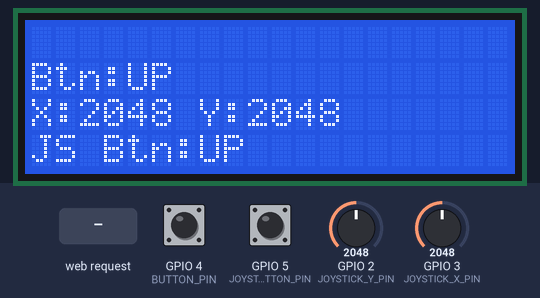
The program below on a simulated Seeed XIAO ESP32-C3. Shown: 20×4 character LCD. The inputs (shaded band) are chosen by the test bench; at power-on: GPIO 4 (BUTTON_PIN) HIGH, GPIO 5 (JOYSTICK_BUTTON_PIN) HIGH, GPIO 2 (JOYSTICK_Y_PIN) = 2048, GPIO 3 (JOYSTICK_X_PIN) = 2048. WiFi joins after 1.5 s; servers stay silent unless stated; what the program prints to the serial monitor is not drawn.

Above: at 3.8 s.
3.9 s: HTTP request GET /submit?VALUE=1 received
At 5.1 s:
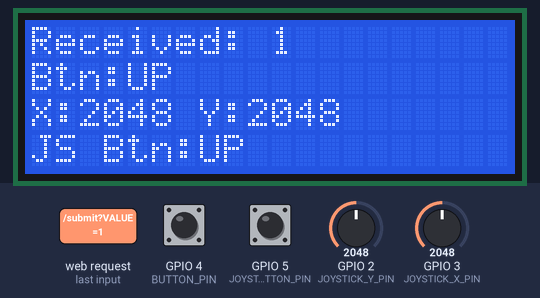
5.4 s: GPIO 4 (BUTTON_PIN) pulled LOW for 0.15 s
At 5.5 s:
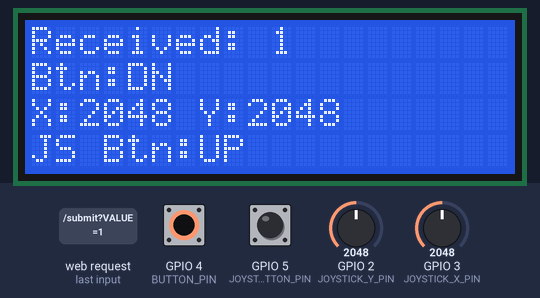
7.0 s: GPIO 5 (JOYSTICK_BUTTON_PIN) pulled LOW for 0.15 s
At 7.12 s:
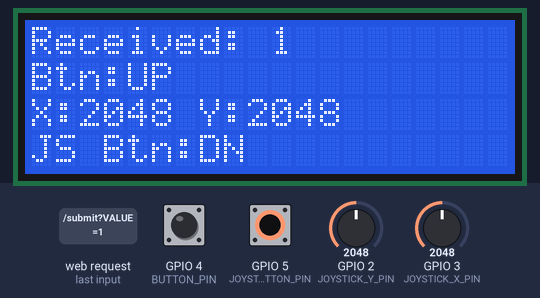
8.7 s: GPIO 2 (JOYSTICK_Y_PIN) set to 2866
At 9.1 s:
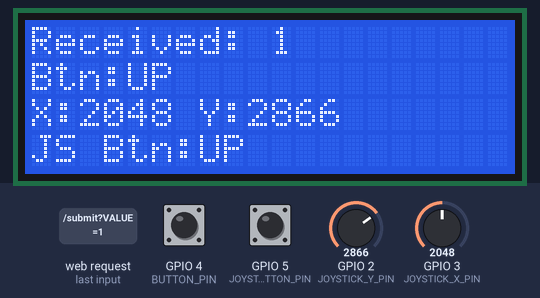
10.2 s: GPIO 3 (JOYSTICK_X_PIN) set to 2866
At 11.4 s:
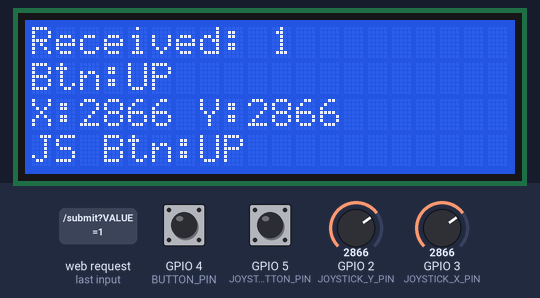
11.7 s: GPIO 4 (BUTTON_PIN) pulled LOW for 1 s
At 12.4 s:
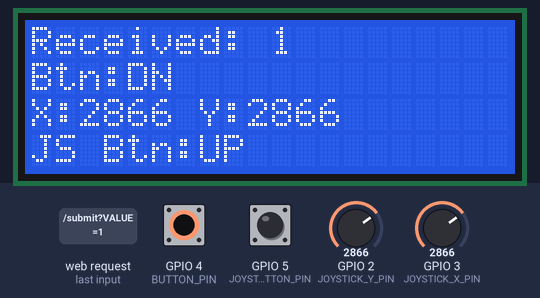
Timing chart, 0 to 14.7 s (numbered marks = the images above; inputs shaded):
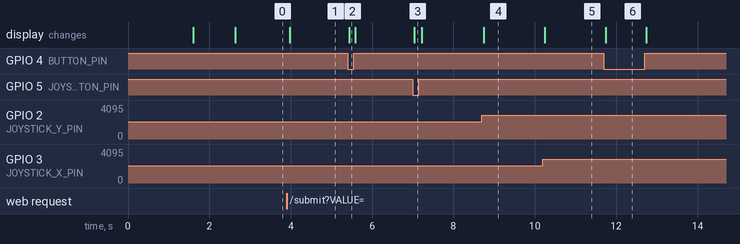

Measured:
- after the input at 3.9 s, the display: changes after 0.07 s (image 1)
- after the input at 5.4 s, the display: changes at once (image 2)
- after the input at 7.0 s, the display: changes at once (image 3)
- after the input at 8.7 s, the display: changes after 0.05 s (image 4)
- after the input at 10.2 s, the display: changes after 0.05 s (image 5)
- after the input at 11.7 s, the display: changes after 0.05 s (image 6)

The program:

main.cpp
```cpp
#include <Arduino.h>
#include <LiquidCrystal_I2C.h>
#include "webpage.h"
#include "connect_wifi.h"

// Set the LCD I2C address, columns and rows, and initialize the display
#define I2C_ADDR 0x27
#define LCD_COLUMNS 20
#define LCD_LINES 4
LiquidCrystal_I2C lcd = LiquidCrystal_I2C(I2C_ADDR, LCD_COLUMNS, LCD_LINES);

// Define pins for button and joystick
#define BUTTON_PIN D2
#define JOYSTICK_X_PIN D1
#define JOYSTICK_Y_PIN D0
#define JOYSTICK_BUTTON_PIN D3

// Variables to hold the state of the button and joystick
int buttonState;
int joystickX;
int joystickY;
int joystickButtonState;

int currentlyDisplayedValue = -1;

void setup(void)
{
  Serial.begin(115200);

  pinMode(BUTTON_PIN, INPUT_PULLUP);
  pinMode(JOYSTICK_X_PIN, INPUT);
  pinMode(JOYSTICK_Y_PIN, INPUT);
  pinMode(JOYSTICK_BUTTON_PIN, INPUT_PULLUP);

  lcd.init();
  lcd.backlight();
  lcd.print("LCD init done. ");
  Serial.println("Pin and LCD Setup done.");

  if (!connectToWiFi())
  {
    Serial.println("WiFi Failed!");
    while (true)
      ;
  }

  WebPage::init_html_pages();
  lcd.setCursor(0, 2);
  lcd.print("Server started.   ");
  delay(1000);
  lcd.clear();
}

int status_value()
{
  int newButtonState = digitalRead(BUTTON_PIN);
  int newJoystickX = analogRead(JOYSTICK_X_PIN);
  int newJoystickY = analogRead(JOYSTICK_Y_PIN);
  int newJoystickButtonState = digitalRead(JOYSTICK_BUTTON_PIN);

  lcd.setCursor(0, 1);
  lcd.printf("Btn:%s    ", newButtonState == HIGH ? "UP" : "DN");
  lcd.setCursor(0, 2);
  lcd.printf("X:%4d Y:%4d ", newJoystickX, newJoystickY);
  lcd.setCursor(0, 3);
  lcd.printf("JS Btn:%s ", newJoystickButtonState == HIGH ? "UP" : "DN");

  int val = 0;
  // only response to keys when released after being pressed
  // this will avoid multiple key presses when holding down the button, or triggered by short delay time in loop()
  if (buttonState == LOW and newButtonState == HIGH or joystickButtonState == LOW and newJoystickButtonState == HIGH)
  {
    val = 1;
  }
  if (joystickX < 2048 and newJoystickX == 2048)
    val = val | 2;
  if (joystickX > 2048 and newJoystickX == 2048)
    val = val | 4;
  if (joystickY < 2048 and newJoystickY == 2048)
    val = val | 8;
  if (joystickY > 2048 and newJoystickY == 2048)
    val = val | 16;

  buttonState = newButtonState;
  joystickX = newJoystickX;
  joystickY = newJoystickY;
  joystickButtonState = newJoystickButtonState;

  return val;
}

void loop(void)
{
  WebPage::server.handleClient();

  int status_value_now = status_value();
  if (status_value_now > 0)
    WebPage::newKeyInput(status_value_now);

  // Update LCD if a new web value has been submitted
  if (WebPage::webSubmittedValue != -1 && WebPage::webSubmittedValue != currentlyDisplayedValue)
  {
    currentlyDisplayedValue = WebPage::webSubmittedValue;
    lcd.setCursor(0, 0);
    lcd.printf("Received: %d   ", currentlyDisplayedValue);
    WebPage::webSubmittedValue = -1; // Reset after displaying
  }
  delay(2);
}
```

connect_wifi.cpp
```cpp
#include <WiFi.h>
#include <Arduino.h>
#include "connect_wifi.h"

bool connectToWiFi() {
  WiFi.begin(WIFI_SSID, WIFI_PASSWORD, WIFI_CHANNEL);
  Serial.print("Connecting to WiFi ");
  Serial.print(WIFI_SSID);

  unsigned long startAttemptTime = millis();
  const unsigned long timeout = WIFI_TIMEOUT;  // timeout duration in milliseconds (e.g., 15 seconds)

  // Wait for connection with timeout
  while (WiFi.status() != WL_CONNECTED) {
    if (millis() - startAttemptTime >= timeout) {
      Serial.println("\nWiFi connection timed out.");
      return false; // Timeout, connection failed
    }
    delay(100);
    Serial.print(".");
  }

  Serial.println("\nConnected!");

  Serial.print("IP address: ");
  Serial.println(WiFi.localIP());

  return true;  // Connected successfully
}

void disconnectFromWiFi() {
  WiFi.disconnect();
  Serial.println("Disconnected from WiFi");
}
```

connect_wifi.h
```cpp
#pragma once

#define WIFI_SSID "Wokwi-GUEST"
#define WIFI_PASSWORD ""
// Defining the WiFi channel speeds up the connection:
#define WIFI_CHANNEL 6
#define WIFI_TIMEOUT 15000  // 15 seconds timeout for WiFi connection

bool connectToWiFi();
void disconnectFromWiFi();
```

index_src.h
```cpp
#pragma once

// note R"KEYWORD( html page code )KEYWORD";
// again I hate strings, so char is it and this method let's us write naturally

const char PAGE_MAIN[] PROGMEM = R"=====(

<!DOCTYPE html>
<html lang="en">

<head>
  <meta charset="UTF-8">
  <meta name="viewport" content="width=device-width, initial-scale=1.0">
  <title>Dark Mode Form</title>
  <style>
    body {
      background-color: #121212;
      color: #e0e0e0;
      font-family: Arial, sans-serif;
      display: flex;
      justify-content: center;
      align-items: center;
      height: 100vh;
    }

    .form-container {
      background-color: #1e1e1e;
      padding: 20px 30px;
      border-radius: 8px;
      box-shadow: 0 0 10px rgba(0, 0, 0, 0.7);
      width: 320px;
    }

    .form-group {
      display: flex;
      align-items: center;
      margin-bottom: 15px;
    }

    .form-group label {
      flex: 1;
      margin-right: 10px;
      font-size: 14px;
    }

    .form-group input,
    .form-textarea {
      flex: 2;
      padding: 8px;
      border: 1px solid #444;
      border-radius: 4px;
      background-color: #2a2a2a;
      color: #f0f0f0;
      font-size: 14px;
      resize: none;
    }

    .form-group input:focus,
    .form-textarea:focus {
      border-color: #6200ea;
      outline: none;
    }

    .form-textarea {
      width: 100%;
      min-height: 80px;
      margin-bottom: 20px;
    }

    .form-header {
      margin-bottom: 20px;
      font-size: 16px;
      text-align: center;
      color: #bbbbbb;
    }


    button {
      width: 100%;
      padding: 10px;
      border: none;
      border-radius: 4px;
      background-color: #6200ea;
      color: #ffffff;
      font-size: 16px;
      cursor: pointer;
      box-shadow: 0 4px #3b0cad;
      transition: all 0.1s ease-in-out;
    }

    button:hover {
      background-color: #7a34f4;
    }

    button:active {
      transform: translateY(2px);
      box-shadow: 0 2px #3b0cad;
    }
  </style>
</head>

<body onload="process()">
  <div class="form-container">
    <!-- Just a label/title above -->
    <div class="form-header" id="header">Please fill in your details below</div>


    <!-- Three labeled text inputs -->
    <div class="form-group">
      <label for="input1" id="label1">Field 1: 0</label>
      <input type="range" id="slider1" min="0" max="255" value="0" width="0%"
        oninput="UpdateSlider(this.value, 'label1')" />
    </div>
    <div class="form-group">
      <label for="input2" id="label2">Field 2: 0</label>
      <input type="range" id="slider2" min="0" max="255" value="0" width="0%"
        oninput="UpdateSlider(this.value, 'label2')" />
    </div>
    <div class="form-group">
      <label for="input3" id="label3">Field 3: 0</label>
      <input type="range" id="slider3" min="0" max="255" value="0" width="0%"
        oninput="UpdateSlider(this.value, 'label3')" />
    </div>

    <!-- Button -->
    <button type="button" id="submitBtn" onclick="submitForm()">Submit Sum</button>
  </div>
</body>
<script type="text/javascript">
  var xmlHttp = new XMLHttpRequest();
  var currentFocus = -1;

  function response() {
    var sliders = ["slider1", "slider2", "slider3"];
    if (xmlHttp.readyState == 4 && xmlHttp.status == 200) {
      var response = xmlHttp.responseXML;
      // You can process the response here if needed
      console.log("Response from server: " + response);
      const v = response.getElementsByTagName("v")[0].childNodes[0].nodeValue;
      console.log("v=" + v);
      if (v & 1) {
        submitForm();
      } else if (v & 2) {
        if (currentFocus > -1) {
          const currentSliderValue = document.getElementById(sliders[currentFocus]).value;
          document.getElementById(sliders[currentFocus]).value = (parseInt(currentSliderValue) + 10) % 256;
          UpdateSlider(document.getElementById(sliders[currentFocus]).value,
            sliders[currentFocus].replace("slider", "label"));
        }
      } else if (v & 4) {
        if (currentFocus > -1) {
          const currentSliderValue = document.getElementById(sliders[currentFocus]).value;
          document.getElementById(sliders[currentFocus]).value = (parseInt(currentSliderValue) + 246) % 256;
          UpdateSlider(document.getElementById(sliders[currentFocus]).value,
            sliders[currentFocus].replace("slider", "label"));
        }
      } else if (v & 8) {
        if (currentFocus == -1) currentFocus = 0;
        else {
          document.getElementById(sliders[currentFocus]).style.outline = "none"; // remove outline
          currentFocus = (currentFocus + 1) % sliders.length;
        }
        const slider = document.getElementById(sliders[currentFocus]);
        slider.style.outline = "3px solid #6200ea"; // purple outline
      } else if (v & 16) {
        if (currentFocus == -1) currentFocus = 2;
        else {
          document.getElementById(sliders[currentFocus]).style.outline = "none";
          currentFocus = (currentFocus + 2) % sliders.length;
        }
        const slider = document.getElementById(sliders[currentFocus]);
        slider.style.outline = "3px solid #6200ea"; // purple outline
      }
    }
  }

  function UpdateSlider(val, labelid) {
    document.getElementById(labelid).innerHTML = "Field " + labelid.charAt(labelid.length - 1) + ": " + val;
  }

  function sumInputs() {
    // Get input elements by ID
    const input1 = document.getElementById("slider1").value.trim();
    const input2 = document.getElementById("slider2").value.trim();
    const input3 = document.getElementById("slider3").value.trim();

    // Convert to numbers
    const num1 = parseFloat(input1);
    const num2 = parseFloat(input2);
    const num3 = parseFloat(input3);

    // Check if any value is NaN (invalid)
    if (isNaN(num1) || isNaN(num2) || isNaN(num3)) {
      return "invalid value";
    }

    // Sum values and convert to string
    const sum = num1 + num2 + num3;
    return sum.toString();
  }

  function submitForm() {
    var xhttp = new XMLHttpRequest();
    xhttp.open("PUT", "submit?VALUE=" + sumInputs(), true);
    console.log("Submitting: " + sumInputs());
    xhttp.send();
  }
  // general processing code for the web page to ask for an XML steam
  // this is actually why you need to keep sending data to the page to
  // force this call with stuff like this
  // server.on("/xml", SendXML);
  // otherwise the page will not request XML from the ESP, and updates will not happen
  function process() {

    if (xmlHttp.readyState == 0 || xmlHttp.readyState == 4) {
      xmlHttp.open("PUT", "xml", true);
      xmlHttp.onreadystatechange = response;
      xmlHttp.send(null);
    }
    // you may have to play with this value, big pages need more porcessing time, and hence
    // a longer timeout
    setTimeout("process()", 200);
  }


</script>

</html>
)=====";
```

webpage.cpp
```cpp
/*
The code was referrenced to https://github.com/KrisKasprzak/ESP32_WebPage/
It is based XML to communicate between web page and ESP32. The web page is controlled by JavaScript.
No additional library is required on the web page side.
*/

#include <Arduino.h>
#include <queue>
#include <WebServer.h>
#include "index_src.h"

namespace WebPage
{
    constexpr size_t XmlBufferSize = 2048;
    char XML[XmlBufferSize];
    int webSubmittedValue = -1;
    std::queue<int> key_buffer;

    WebServer server(80);

    void update_XML(int val)
    {
        /*
        The size of the XML string should be smaller than XmlBufferSize
        */
        XML[0] = 0; // Clear the XML buffer
        snprintf(XML, XmlBufferSize,
                 "<data>"
                 "<v>%d</v>"
                 "</data>",
                 val);
    }

    void newKeyInput(int val)
    {
        key_buffer.push(val);
    }

    void SendHtml()
    {
        /*
        The main web page is stored in index_src.h as a string constant PAGE_MAIN
        The HTML file can be edited seperately and then converted to the header file using the
        script (Linux): conv
        */
        server.send(200, "text/html", (const char *)PAGE_MAIN);
    }

    void SendXML()
    {
        /*
        This function is called when the web page requests /xml. So it will be called repeatedly.
        If setting a condition to not send XML unless there is a new key input, the web page will not get any response
        and apears error in the browser console "PUT xxxxxx"
        */
        if (key_buffer.empty())
            update_XML(0);
        else
        {
            update_XML(key_buffer.front());
            key_buffer.pop();
        }
        Serial.println("Sending updated XML");
        server.send(200, "text/xml", XML); // a longer timeout that 200 ms
    }

    void getSubmit()
    {
        if (server.hasArg("VALUE"))
        /*
        This is the key part to transmit data from webpage to server.
        On the webpage client end the code is something like this:

          function submitForm() {
                var xhttp = new XMLHttpRequest();
                xhttp.open("PUT", "submit?VALUE=" + sumInputs(), true);
                console.log("Submitting: " + sumInputs());
                xhttp.send();
            }
                The VALUE is the name of the argument, it can be anything.
                The value being sent by is a string.
        */
        {
            String value = server.arg("VALUE");
            Serial.print("Received VALUE: ");
            Serial.println(value);
            webSubmittedValue = value.toInt();
            // Here you can add code to handle the received value
        }
        else
        {
            Serial.println("No VALUE argument received");
        }
        server.send(200, "text/plain", "OK");
    }

    void init_html_pages()
    {
        server.on("/", SendHtml);
        // upon esp getting /XML string, ESP will build and send the XML, this is how we refresh
        // just parts of the web page
        server.on("/xml", SendXML);
        // this is the handler for the PUT from the web page
        server.on("/submit", getSubmit);

        Serial.println("Starting HTTP server...");
        server.begin();
        Serial.println("HTTP server started (http://localhost:8180)");
    }

};
```

webpage.h
```cpp
#pragma once

#include <queue>
#include <WebServer.h> // Include for the WebServer type

namespace WebPage
{

    // Size of the XML buffer
    constexpr size_t XmlBufferSize = 2048;

    // Declare the XML buffer (optional: extern if you want to access it outside)
    extern char XML[XmlBufferSize];

    extern int webSubmittedValue;
    // bool XMLSent;
    // std::queue<int> key_buffer;
    // 如果不是extern, 则会有重复定义的错误，不需要在这里定义

    void update_XML(int val);
    void newKeyInput(int val);

    // Declare the WebServer instance accessible externally (optional)
    extern WebServer server;

    // Function to send the main HTML page
    void SendHtml();

    // Initialize HTTP server and handlers
    void init_html_pages();

}
```
